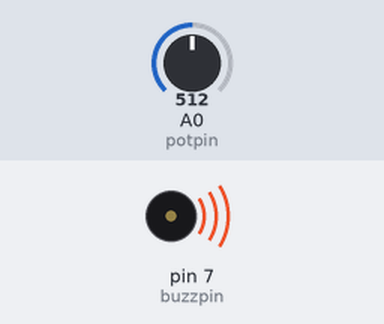
The sketch below on a simulated Arduino Uno, built with avr-gcc and run on an emulated ATmega328P. Shown: buzzer (waves = sounding). Inputs (shaded band) come from the test bench; at power-on: A0 (potpin) = 512.

Above: at 0.1 s.
Timing chart, 0 to 1.6 s (numbered marks = the images above):
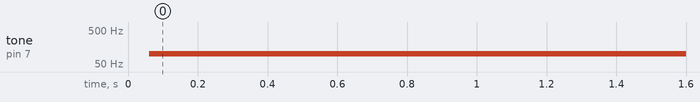

Measured:
- by itself, tone on pin 7 (buzzpin): silent → 99 Hz at 0.06 s

The sketch:

pot_buzzer.ino
```cpp
int buzzpin =7;
int potpin = A0;
int potread;
int buzztime;
void setup() {
  // put your setup code here, to run once:
  pinMode(buzzpin, OUTPUT);
  pinMode(potpin, INPUT);
  Serial.begin(9600);

}

void loop() {
  // put your main code here, to run repeatedly:
  potread = analogRead(potpin);
  buzztime = (potread/1023.)*10000;
  digitalWrite(buzzpin, HIGH);
  delayMicroseconds(buzztime);
  digitalWrite(buzzpin, LOW);
  delayMicroseconds(buzztime);
}
```
